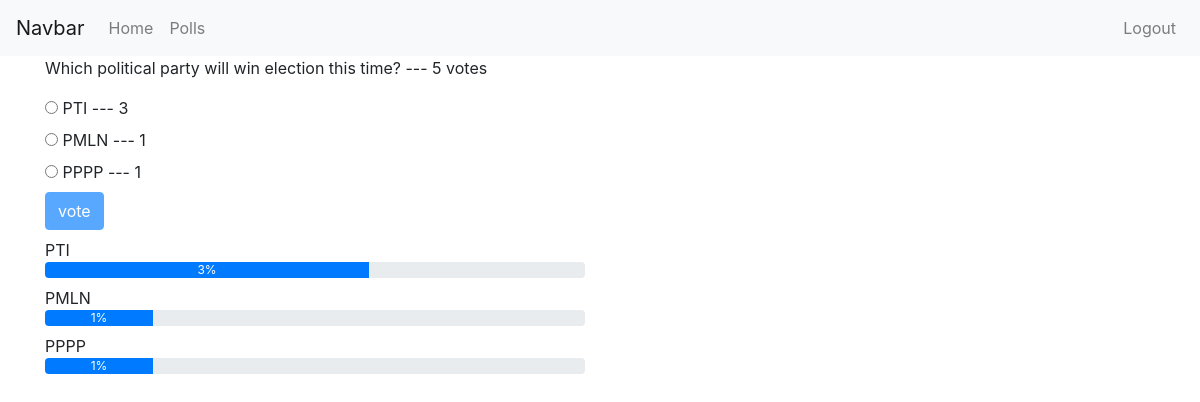
/polls/details/23/ (signed in), run on the app's committed database.
### polls/models.py (models this page shows, shortened)
class Poll(models.Model):
    owner = models.ForeignKey(User, on_delete=models.CASCADE, default=1)
    text = models.CharField(max_length=255)
    pub_date = models.DateField()
    def __str__(self):
        return self.text
    def user_can_vote(self, user):
        user_votes = user.vote_set.all()
        qs = user_votes.filter(poll=self)
        if qs.exists():
            return False
        return True
    @property
    def total_num_of_votes(self):
        return self.vote_set.count()
    def get_res_dect(self):
        result = []
        for choice in self.choice_set.all():
            dic = {}
            dic['text'] = choice.choice_text
            dic['total_votes'] = choice.total_num_of_votes_for_this_choice
            if not self.total_num_of_votes:
                dic['percentage'] = 0
            else:
                dic['percentage'] = choice.total_num_of_votes_for_this_choice / self.total_num_of_votes * 100
            result.append(dic)
        return result

class Choice(models.Model):
    poll = models.ForeignKey(Poll, on_delete=models.CASCADE)
    choice_text = models.CharField(max_length=255)
    @property
    def total_num_of_votes_for_this_choice(self):
        return self.vote_set.count()

### polls/views.py (the view)
# urls.py: path('details/<int:poll_id>/', views.polls_detail_view, name='polls_detail_view'),
@login_required
def polls_detail_view(request, poll_id):
    poll = get_object_or_404(Poll, id=poll_id)
    print(poll.id)
    user_can_vote = poll.user_can_vote(request.user)
    results = poll.get_res_dect()
    context = {'poll': poll, 'user_can_vote': user_can_vote, 'results': results}
    return render(request, 'polls/poll_detail.html', context)

### polls/templates/polls/poll_detail.html (shortened to what this page needs)
{% extends 'base.html' %}
{% block content %}
<div class="container">
<p>{{ poll }} --- {{ poll.total_num_of_votes }} votes</p>
<form action="{% url 'polls:polls_vote_save_view' poll.id %}" method="post">
    {% for choice in poll.choice_set.all %}
    <input type="radio"
           name="choice"
           id="choice{{ forloop.counter }}"
           value="{{ choice.id }}"/>
    <label for="choice{{ forloop.counter }}">{{ choice.choice_text }} --- {{ choice.total_num_of_votes_for_this_choice }}</label>
    <br/>
    {% endfor %}
    <input type="submit" class="btn btn-primary mb-2" value="vote" {% if not user_can_vote %} disabled {% endif %}/>
</form>
    {% if not user_can_vote %}
        {% for choice_dic in results %}
            <div class="row">
                <div class="col-sm-6">
                    {{choice_dic.text}}
                    <div class="progress mb-2">
                        <div class="progress-bar" role="progressbar" style="width: {{ choice_dic.percentage }}%;">{{ choice_dic.total_votes }}%</div>
                    </div>
                </div>
            </div>
        {% endfor %}
    {% else %}
        <p>Vote to see results!</p>
    {% endif %}
</div>
{% endblock %}

### data on the page
Poll: text "Which political party will win election this time?", total_num_of_votes "5"
Choice: choice_text "PTI", total_num_of_votes_for_this_choice "3", text "PTI"
Choice: choice_text "PMLN", total_num_of_votes_for_this_choice "1", text "PMLN"
Choice: choice_text "PPPP", total_num_of_votes_for_this_choice "1", text "PPPP"

### other printed values
{{ choice_dic.total_votes }} "3" "1" "1"
